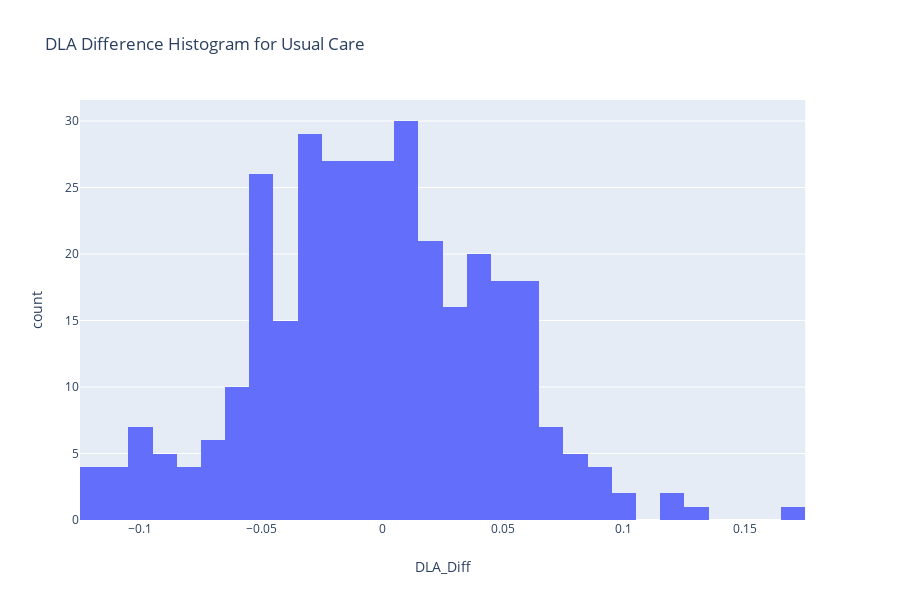

Notebook code cell kept with this figure:
### Markdown cell above
First look at the data, it seems that the intervention program has better outcomes. The difference in the mean of DLA1 and DLA2 for usual care is -0.003, while the difference in the mean of the intervention program is 0.591.

### Code cell
# PLot histogram of DLA_Diff for UsualCare
px.histogram(df_usual, x='DLA_Diff', 
            title='DLA Difference Histogram for Usual Care')

### Figure 1 — Plotly figure (JSON) as saved in the notebook; plotly's stock layout.template omitted (floating-point values rounded to 4 significant figures; data arrays with more than 128 entries replaced by an {"elided": "..."} marker saying what was removed)
{"data": [{"alignmentgroup": "True", "bingroup": "x", "hoverlabel": {"namelength": 0}, "hovertemplate": "DLA_Diff=%{x}<br>count=%{y}", "legendgroup": "", "marker": {"color": "#636efa"}, "name": "", "offsetgroup": "", "orientation": "v", "showlegend": false, "type": "histogram", "x": {"elided": "336 float values"}, "xaxis": "x", "yaxis": "y"}], "layout": {"barmode": "relative", "height": 600, "legend": {"tracegroupgap": 0}, "title": {"text": "DLA Difference Histogram for Usual Care"}, "xaxis": {"anchor": "y", "domain": [0, 0.98], "title": {"text": "DLA_Diff"}}, "yaxis": {"anchor": "x", "domain": [0, 1], "title": {"text": "count"}}}}
